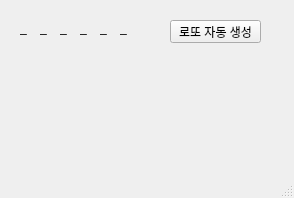
<?xml version="1.0" encoding="UTF-8"?>
<ui version="4.0">
 <class>MainWindow</class>
 <widget class="QMainWindow" name="MainWindow">
  <property name="geometry">
   <rect>
    <x>0</x>
    <y>0</y>
    <width>294</width>
    <height>198</height>
   </rect>
  </property>
  <property name="windowTitle">
   <string>MainWindow</string>
  </property>
  <widget class="QWidget" name="centralwidget">
   <widget class="QPushButton" name="pb">
    <property name="geometry">
     <rect>
      <x>170</x>
      <y>20</y>
      <width>91</width>
      <height>23</height>
     </rect>
    </property>
    <property name="text">
     <string>로또 자동 생성</string>
    </property>
   </widget>
   <widget class="QLabel" name="lbl1">
    <property name="geometry">
     <rect>
      <x>20</x>
      <y>20</y>
      <width>16</width>
      <height>16</height>
     </rect>
    </property>
    <property name="text">
     <string>_</string>
    </property>
   </widget>
   <widget class="QLabel" name="lbl2">
    <property name="geometry">
     <rect>
      <x>40</x>
      <y>20</y>
      <width>16</width>
      <height>16</height>
     </rect>
    </property>
    <property name="text">
     <string>_</string>
    </property>
   </widget>
   <widget class="QLabel" name="lbl3">
    <property name="geometry">
     <rect>
      <x>60</x>
      <y>20</y>
      <width>16</width>
      <height>16</height>
     </rect>
    </property>
    <property name="text">
     <string>_</string>
    </property>
   </widget>
   <widget class="QLabel" name="lbl4">
    <property name="geometry">
     <rect>
      <x>80</x>
      <y>20</y>
      <width>16</width>
      <height>16</height>
     </rect>
    </property>
    <property name="text">
     <string>_</string>
    </property>
   </widget>
   <widget class="QLabel" name="lbl5">
    <property name="geometry">
     <rect>
      <x>100</x>
      <y>20</y>
      <width>16</width>
      <height>16</height>
     </rect>
    </property>
    <property name="text">
     <string>_</string>
    </property>
   </widget>
   <widget class="QLabel" name="lbl6">
    <property name="geometry">
     <rect>
      <x>120</x>
      <y>20</y>
      <width>16</width>
      <height>16</height>
     </rect>
    </property>
    <property name="text">
     <string>_</string>
    </property>
   </widget>
  </widget>
  <widget class="QMenuBar" name="menubar">
   <property name="geometry">
    <rect>
     <x>0</x>
     <y>0</y>
     <width>294</width>
     <height>21</height>
    </rect>
   </property>
  </widget>
  <widget class="QStatusBar" name="statusbar"/>
 </widget>
 <resources/>
 <connections/>
</ui>
